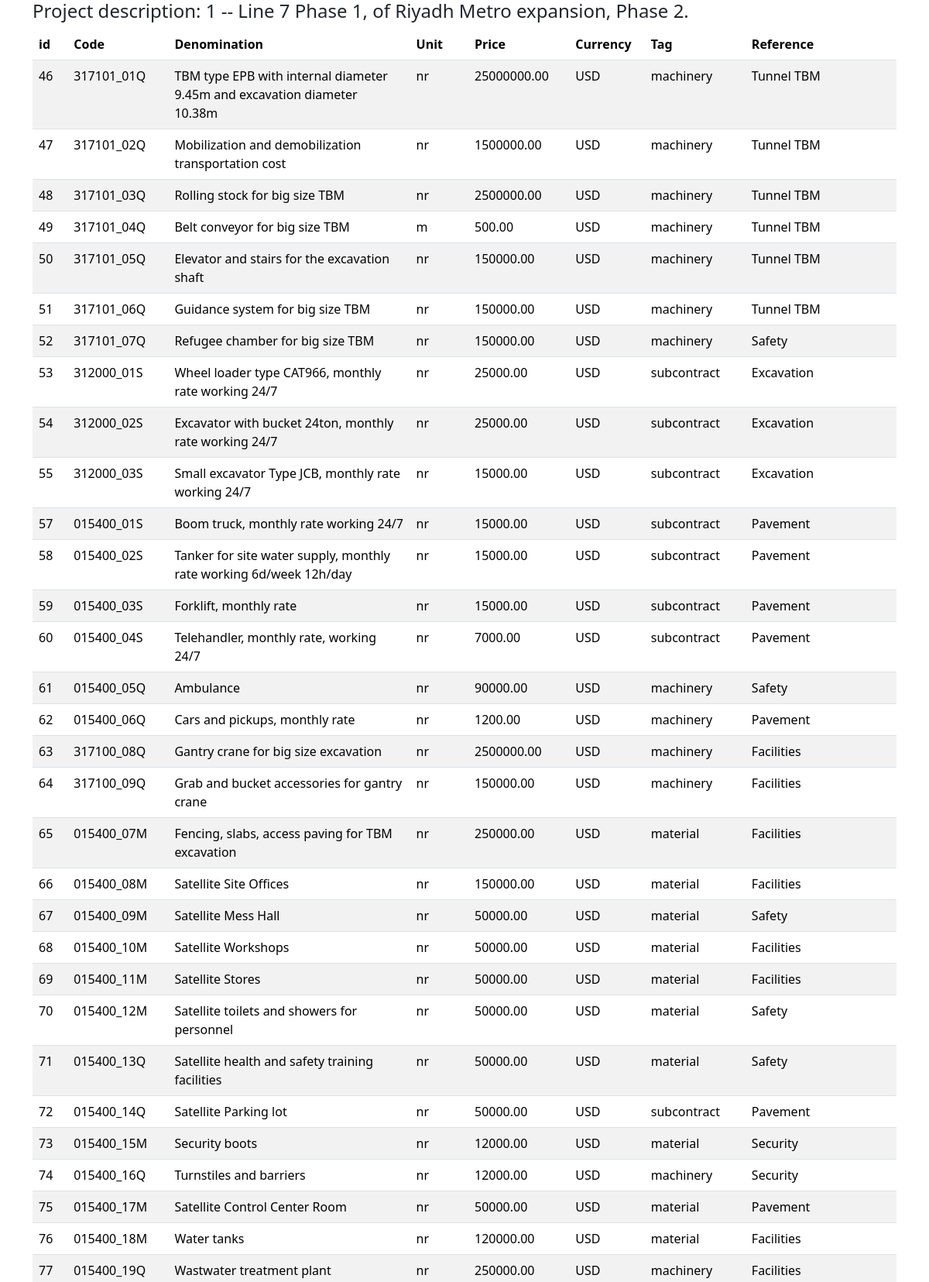
/component_report/ (signed in, upper part), run on the app's committed database.
### prices/models.py (models this page shows, shortened)
class Price(models.Model):
    code = models.CharField(max_length=20, unique=True)
    denomination = models.TextField(max_length=255)
    price = models.DecimalField(max_digits=30, decimal_places=2, null=True, blank=True)
    currency = models.CharField(max_length=20, choices=[
        ('EUR', 'Euros'),
        ('USD', 'Dollars'),
        ('SAR', 'SAR'),
        ('No currency', 'No currency'),
    ])
    unit = models.CharField(max_length=5, default="nr")
    tag = models.CharField(max_length=30, choices=[
        ('work', 'Work'),
        ('manpower', 'Manpower'),
        ('material', 'Material'),
        ('machinery', 'Machinery'),
        ('canon', 'Canon'),
        ('subcontract', 'Subcontract'),
        ('other', 'Other'),
        ('overhead', 'Overhead'),
    ])
    reference = models.CharField(max_length=30, blank=True, null=True)
    project = models.ForeignKey(Project, on_delete=models.CASCADE)
    user = models.ManyToManyField(User)

### reports/views.py (the view)
# urls.py: path('component_report/', views.component_report, name='component_report'),
def component_report(request):
    update_workpackage_totals()
    active_project = ActiveProject.objects.get(user=request.user)
    project_id = active_project.project_id
    project = Project.objects.get(id=project_id)
    prices = Price.objects.all()
    return render(request, 'reports/component_report.html', {'project': project, 'prices': prices})

### reports/views.py (called while the page is built)
def update_workpackage_totals():
    work_packages = WorkPackage.objects.all()
    with transaction.atomic():
        for work_package in work_packages:
            chapter_totals = calculate_chapter_totals(work_packages)
            total_str = chapter_totals.get(work_package.name, 0.00)
            total = Decimal(total_str.replace(',', ''))
            WorkpackageTotals.objects.update_or_create(
                workpackage=work_package,
                defaults={'total': total}
            )

### reports/templates/reports/component_report.html (shortened to what this page needs)
<!DOCTYPE html>
<html lang="en">
<head>
  <link href="https://cdn.jsdelivr.net/npm/bootstrap@5.3.3/dist/css/bootstrap.min.css" rel="stylesheet">
</head>
<body>
  <div class="container">
    <div class="row">
      <div class="col-md-12">
        <table id="workpackage-list" class="table table-striped">
          <thead>
            <h4>Project description: {{ project.id }} -- {{ project.description }}</h4>
            <tr>
              <th style="width: 1%;">id</th>
              <th style="width: 10%;">Code</th>
              <th style="width: 24%;">Denomination</th>
              <th style="width: 5%;">Unit</th>
              <th style="width: 10%;">Price</th>
              <th style="width: 5%;">Currency</th>
              <th style="width: 10%;">Tag</th>
              <th style="width: 15%;">Reference</th>
            </tr>
          </thead>
          <tbody>
            {% for price in prices %}
            <tr>
              <td style="width: 1%;">{{ price.id }}</td>
              <td style="width: 10%;">{{ price.code }}</td>
              <td style="width: 24%;">{{ price.denomination }}</td>
              <td style="width: 5%;">{{ price.unit }}</td>
              <td style="width: 10%;">{{ price.price }}</td>
              <td style="width: 5%;">{{ price.currency }}</td>
              <td style="width: 10%;">{{ price.tag }}</td>
              <td style="width: 15%;">{{ price.reference }}</td>
            </tr>
            {% endfor %}
          </tbody>
        </table>
      </div>
    </div>
  </div>
</body>
</html>

### data on the page
Price: id "46", code "317101_01Q", denomination "TBM type EPB with internal diameter 9.45m and excavation diameter 10.38m", unit "nr", price "25000000.00", currency "USD", tag "machinery", reference "Tunnel TBM"
Price: id "47", code "317101_02Q", denomination "Mobilization and demobilization transportation cost", unit "nr", price "1500000.00", currency "USD", tag "machinery", reference "Tunnel TBM"
Price: id "48", code "317101_03Q", denomination "Rolling stock for big size TBM", unit "nr", price "2500000.00", currency "USD", tag "machinery", reference "Tunnel TBM"
Price: id "49", code "317101_04Q", denomination "Belt conveyor for big size TBM", unit "m", price "500.00", currency "USD", tag "machinery", reference "Tunnel TBM"
Price: id "50", code "317101_05Q", denomination "Elevator and stairs for the excavation shaft", unit "nr", price "150000.00", currency "USD", tag "machinery", reference "Tunnel TBM"
Price: id "51", code "317101_06Q", denomination "Guidance system for big size TBM", unit "nr", price "150000.00", currency "USD", tag "machinery", reference "Tunnel TBM"
Price: id "52", code "317101_07Q", denomination "Refugee chamber for big size TBM", unit "nr", price "150000.00", currency "USD", tag "machinery", reference "Safety"
Price: id "53", code "312000_01S", denomination "Wheel loader type CAT966, monthly rate working 24/7", unit "nr", price "25000.00", currency "USD", tag "subcontract", reference "Excavation"
Price: id "54", code "312000_02S", denomination "Excavator with bucket 24ton, monthly rate working 24/7", unit "nr", price "25000.00", currency "USD", tag "subcontract", reference "Excavation"
Price: id "55", code "312000_03S", denomination "Small excavator Type JCB, monthly rate working 24/7", unit "nr", price "15000.00", currency "USD", tag "subcontract", reference "Excavation"
Price: id "57", code "015400_01S", denomination "Boom truck, monthly rate working 24/7", unit "nr", price "15000.00", currency "USD", tag "subcontract", reference "Pavement"
Price: id "58", code "015400_02S", denomination "Tanker for site water supply, monthly rate working 6d/week 12h/day", unit "nr", price "15000.00", currency "USD", tag "subcontract", reference "Pavement"
Price: id "59", code "015400_03S", denomination "Forklift, monthly rate", unit "nr", price "15000.00", currency "USD", tag "subcontract", reference "Pavement"
Price: id "60", code "015400_04S", denomination "Telehandler, monthly rate, working 24/7", unit "nr", price "7000.00", currency "USD", tag "subcontract", reference "Pavement"
Price: id "61", code "015400_05Q", denomination "Ambulance", unit "nr", price "90000.00", currency "USD", tag "machinery", reference "Safety"
Price: id "62", code "015400_06Q", denomination "Cars and pickups, monthly rate", unit "nr", price "1200.00", currency "USD", tag "machinery", reference "Pavement"
Price: id "63", code "317100_08Q", denomination "Gantry crane for big size excavation", unit "nr", price "2500000.00", currency "USD", tag "machinery", reference "Facilities"
Price: id "64", code "317100_09Q", denomination "Grab and bucket accessories for gantry crane", unit "nr", price "150000.00", currency "USD", tag "machinery", reference "Facilities"
Price: id "65", code "015400_07M", denomination "Fencing, slabs, access paving for TBM excavation", unit "nr", price "250000.00", currency "USD", tag "material", reference "Facilities"
Price: id "66", code "015400_08M", denomination "Satellite Site Offices", unit "nr", price "150000.00", currency "USD", tag "material", reference "Facilities"
Price: id "67", code "015400_09M", denomination "Satellite Mess Hall", unit "nr", price "50000.00", currency "USD", tag "material", reference "Safety"
Price: id "68", code "015400_10M", denomination "Satellite Workshops", unit "nr", price "50000.00", currency "USD", tag "material", reference "Facilities"
Price: id "69", code "015400_11M", denomination "Satellite Stores", unit "nr", price "50000.00", currency "USD", tag "material", reference "Facilities"
Price: id "70", code "015400_12M", denomination "Satellite toilets and showers for personnel", unit "nr", price "50000.00", currency "USD", tag "material", reference "Safety"
Price: id "71", code "015400_13Q", denomination "Satellite health and safety training facilities", unit "nr", price "50000.00", currency "USD", tag "material", reference "Safety"
Price: id "72", code "015400_14Q", denomination "Satellite Parking lot", unit "nr", price "50000.00", currency "USD", tag "subcontract", reference "Pavement"
Price: id "73", code "015400_15M", denomination "Security boots", unit "nr", price "12000.00", currency "USD", tag "material", reference "Security"
Price: id "74", code "015400_16Q", denomination "Turnstiles and barriers", unit "nr", price "12000.00", currency "USD", tag "machinery", reference "Security"
Price: id "75", code "015400_17M", denomination "Satellite Control Center Room", unit "nr", price "50000.00", currency "USD", tag "material", reference "Pavement"
Price: id "76", code "015400_18M", denomination "Water tanks", unit "nr", price "120000.00", currency "USD", tag "material", reference "Facilities"
Price: id "77", code "015400_19Q", denomination "Wastwater treatment plant", unit "nr", price "250000.00", currency "USD", tag "machinery", reference "Facilities"
